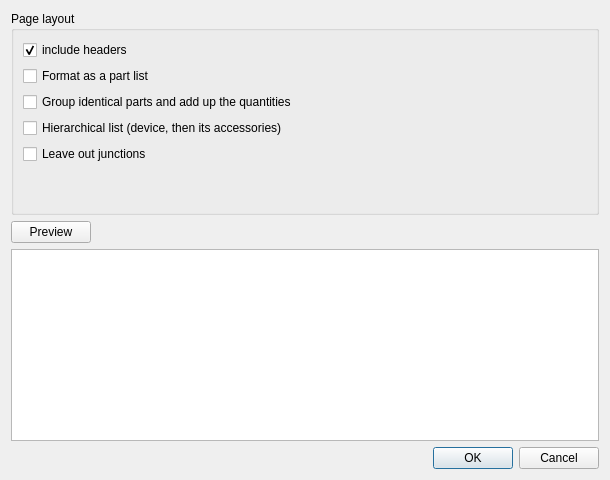
<?xml version="1.0" encoding="UTF-8"?>
<ui version="4.0">
 <class>BOMExportDialog</class>
 <widget class="QDialog" name="BOMExportDialog">
  <property name="geometry">
   <rect>
    <x>0</x>
    <y>0</y>
    <width>610</width>
    <height>480</height>
   </rect>
  </property>
  <property name="windowTitle">
   <string>Export the bill of materials as CSV</string>
  </property>
  <layout class="QVBoxLayout" name="m_main_layout">
   <item>
    <widget class="QGroupBox" name="groupBox">
     <property name="title">
      <string>Page layout</string>
     </property>
     <layout class="QVBoxLayout" name="verticalLayout_2">
      <item>
       <widget class="QCheckBox" name="m_include_headers">
        <property name="text">
         <string>include headers</string>
        </property>
        <property name="checked">
         <bool>true</bool>
        </property>
       </widget>
      </item>
      <item>
       <widget class="QCheckBox" name="m_format_as_bom">
        <property name="text">
         <string>Format as a part list</string>
        </property>
        <property name="checked">
         <bool>false</bool>
        </property>
       </widget>
      </item>
      <item>
       <widget class="QCheckBox" name="m_group_parts">
        <property name="toolTip">
         <string>One line per part: identical manufacturer, part number and unit are added up, with the labels of the elements using it. Replaces the choices of the fields below.</string>
        </property>
        <property name="text">
         <string>Group identical parts and add up the quantities</string>
        </property>
        <property name="checked">
         <bool>false</bool>
        </property>
       </widget>
      </item>
      <item>
       <widget class="QCheckBox" name="m_hierarchical">
        <property name="toolTip">
         <string>Each device, then its accessories indented below it. An accessory is an element whose label starts with the label of the device followed by "." "-" or "_" (-QS1.1, -QS1-MC for -QS1), or an auxiliary article of the device. Quantity 0 is listed but not counted in the total quantity. Replaces the choices of the fields below.</string>
        </property>
        <property name="text">
         <string>Hierarchical list (device, then its accessories)</string>
        </property>
        <property name="checked">
         <bool>false</bool>
        </property>
       </widget>
      </item>
      <item>
       <widget class="QCheckBox" name="m_no_junctions">
        <property name="toolTip">
         <string>Terminals with no label, designation, manufacturer or manufacturer reference</string>
        </property>
        <property name="text">
         <string>Leave out junctions</string>
        </property>
        <property name="checked">
         <bool>false</bool>
        </property>
       </widget>
      </item>
      <item>
       <spacer name="verticalSpacer">
        <property name="orientation">
         <enum>Qt::Vertical</enum>
        </property>
        <property name="sizeHint" stdset="0">
         <size>
          <width>20</width>
          <height>40</height>
         </size>
        </property>
       </spacer>
      </item>
     </layout>
    </widget>
   </item>
   <item>
    <layout class="QHBoxLayout" name="m_preview_layout">
     <item>
      <widget class="QPushButton" name="m_preview_pb">
       <property name="text">
        <string>Preview</string>
       </property>
      </widget>
     </item>
     <item>
      <spacer name="m_preview_spacer">
       <property name="orientation">
        <enum>Qt::Horizontal</enum>
       </property>
       <property name="sizeHint" stdset="0">
        <size>
         <width>40</width>
         <height>20</height>
        </size>
       </property>
      </spacer>
     </item>
    </layout>
   </item>
   <item>
    <widget class="QTableView" name="m_preview_table">
     <property name="editTriggers">
      <set>QAbstractItemView::NoEditTriggers</set>
     </property>
    </widget>
   </item>
   <item>
    <widget class="QDialogButtonBox" name="buttonBox">
     <property name="orientation">
      <enum>Qt::Horizontal</enum>
     </property>
     <property name="standardButtons">
      <set>QDialogButtonBox::Cancel|QDialogButtonBox::Ok</set>
     </property>
    </widget>
   </item>
  </layout>
 </widget>
 <resources/>
 <connections>
  <connection>
   <sender>buttonBox</sender>
   <signal>accepted()</signal>
   <receiver>BOMExportDialog</receiver>
   <slot>accept()</slot>
   <hints>
    <hint type="sourcelabel">
     <x>248</x>
     <y>254</y>
    </hint>
    <hint type="destinationlabel">
     <x>157</x>
     <y>274</y>
    </hint>
   </hints>
  </connection>
  <connection>
   <sender>buttonBox</sender>
   <signal>rejected()</signal>
   <receiver>BOMExportDialog</receiver>
   <slot>reject()</slot>
   <hints>
    <hint type="sourcelabel">
     <x>316</x>
     <y>260</y>
    </hint>
    <hint type="destinationlabel">
     <x>286</x>
     <y>274</y>
    </hint>
   </hints>
  </connection>
 </connections>
</ui>
